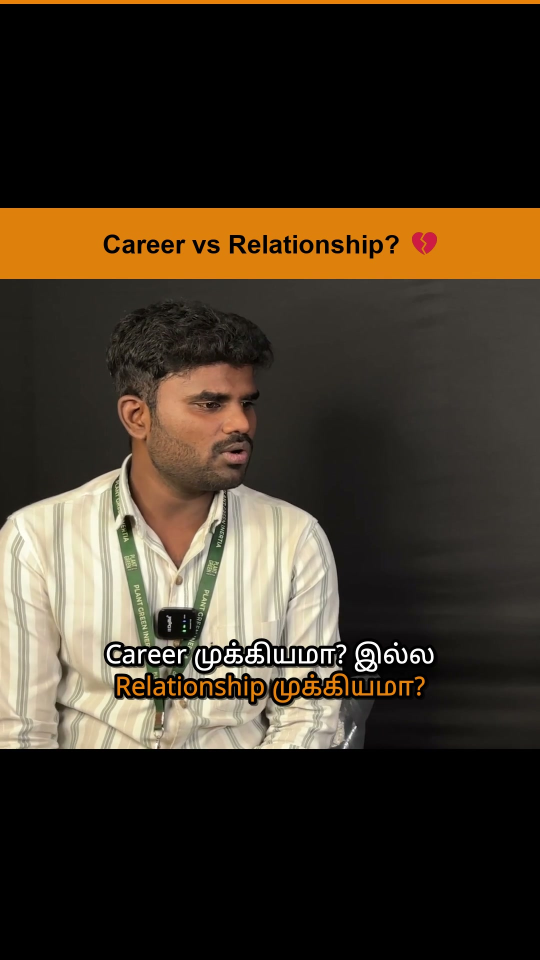
#> input picture EXPORT/frame_1_career_hook.jpg, 1080 x 1920 px, given in place of 202.MOV, which was not available (shown at 1/2 size)
$ python render_ref4_perfect.py
#> lines starting #> are read from the running program, lines starting #| are printed output that depends on the picture
#!/usr/bin/env python3
"""
render_ref4_perfect.py
Master rendering script for Reel 1 strictly conforming to Reference 4 Master Specification:
- 50/50 vertical split-screen with cinematic MCU framing: Host (Woman) top, Guest (Man) bottom.
- Alternating 16:9 letterboxed thematic B-rolls every 3–6s on pure black canvas.
- Center-seam highlight callout banners with white border lines, dark strip, white supporting text,
  and large golden-yellow Tamil script keywords shaped by HarfBuzz via libass.
- Animated YouTube subscribe card outro in the final 4.5s with speaker avatar and YouTube logo.
- Dialogue normalized to -14.0 LUFS over soft melodic strings/flute BGM (-23 dB). Zero watermarks.
"""

import os
import sys
import subprocess
from pathlib import Path
from PIL import Image, ImageFont, ImageDraw

WORKSPACE = Path("/Users/pgi/.gemini/antigravity/scratch/reel-editor")
RAW_VIDEO = Path("/Users/pgi/Downloads/reels editor/raw videos/202.MOV")
EXPORT_DIR = Path("/Users/pgi/Downloads/reels editor/export ")
FRAMES_DIR = EXPORT_DIR / "FRAMES"
ASSETS_DIR = WORKSPACE / "assets"
BROLLS_DIR = ASSETS_DIR / "brolls"

WIDTH = 1080
HEIGHT = 1920
TOTAL_DUR = 74.0

pro_dialogue = WORKSPACE / "reel1_pro_mastered_audio.wav"
bgm_music = ASSETS_DIR / "audio" / "ramayan_flute_bgm.mp3"

# 1. Cuts Schedule (Alternating Split-Screen & 16:9 B-Rolls)
# 202.MOV starts at 1988.0s
CUTS_SCHEDULE = [
    # 01. Split-Screen: Host asks opening question (0.0s - 4.5s, dur 4.5s)
    {"type": "split", "st": 0.0, "et": 4.5, "raw_ss": 1988.0},

    # 02. B-Roll 1: Temple / Heritage (4.5s - 8.5s, dur 4.0s)
    {"type": "broll", "st": 4.5, "et": 8.5, "file": BROLLS_DIR / "broll_temple.mp4", "broll_ss": 2.0},

    # 03. Split-Screen: Guest opens Hanuman Hook (8.5s - 13.0s, dur 4.5s)
    {"type": "split", "st": 8.5, "et": 13.0, "raw_ss": 1996.5},

    # 04. B-Roll 2: Hanuman Divine Power (13.0s - 16.5s, dur 3.5s)
    {"type": "broll", "st": 13.0, "et": 16.5, "file": BROLLS_DIR / "broll_hanuman_power.mp4", "broll_ss": 1.0},

    # 05. Split-Screen: Latent Potential & Mentor (16.5s - 21.0s, dur 4.5s)
    {"type": "split", "st": 16.5, "et": 21.0, "raw_ss": 2004.5},

    # 06. B-Roll 3: Golden Sunrise Awakening (21.0s - 24.5s, dur 3.5s)
    {"type": "broll", "st": 21.0, "et": 24.5, "file": BROLLS_DIR / "broll_golden_sunrise.mp4", "broll_ss": 3.0},

    # 07. Split-Screen: Unconditional Loyalty Principle (24.5s - 29.5s, dur 5.0s)
    {"type": "split", "st": 24.5, "et": 29.5, "raw_ss": 2012.5},

    # 08. B-Roll 4: Modern Office / Colleague Walkout (29.5s - 34.0s, dur 4.5s)
    {"type": "broll", "st": 29.5, "et": 34.0, "file": BROLLS_DIR / "broll_business.mp4", "broll_ss": 5.0},

    # 09. Split-Screen: 2 Years Work Left Without Word (34.0s - 39.0s, dur 5.0s)
    {"type": "split", "st": 34.0, "et": 39.0, "raw_ss": 2022.0},

    # 10. B-Roll 5: Walking with Purpose / Direction (39.0s - 43.5s, dur 4.5s)
    {"type": "broll", "st": 39.0, "et": 43.5, "file": BROLLS_DIR / "broll_purpose_direction.mp4", "broll_ss": 2.0},

    # 11. Split-Screen: Loyalty Stands By You (43.5s - 48.5s, dur 5.0s)
    {"type": "split", "st": 43.5, "et": 48.5, "raw_ss": 2031.5},

    # 12. B-Roll 6: Promenade Crowd / Modern Society (48.5s - 53.5s, dur 5.0s)
    {"type": "broll", "st": 48.5, "et": 53.5, "file": BROLLS_DIR / "broll_crowd_promenade.mp4", "broll_ss": 4.0},

    # 13. Split-Screen: Rare Quality / Lack of Loyalty (53.5s - 59.0s, dur 5.5s)
    {"type": "split", "st": 53.5, "et": 59.0, "raw_ss": 2041.5},

    # 14. B-Roll 7: Majestic Mountain Peaks (59.0s - 64.0s, dur 5.0s)
    {"type": "broll", "st": 59.0, "et": 64.0, "file": BROLLS_DIR / "broll_mountains.mp4", "broll_ss": 3.0},

    # 15. Split-Screen Climax: Final Lesson (64.0s - 69.5s, dur 5.5s)
    {"type": "split", "st": 64.0, "et": 69.5, "raw_ss": 2052.0},

    # 16. Outro Card: Centered White Channel Card & Subscribe Animation (69.5s - 74.0s, dur 4.5s)
    {"type": "outro", "st": 69.5, "et": 74.0}
]

# 2. Render Segments
SEGS_DIR = WORKSPACE / "ref4_perfect_segs"
SEGS_DIR.mkdir(parents=True, exist_ok=True)

# Tight cinematic MCU crop for Host (Woman on top) and Guest (Man on bottom)
# In 3840x2160 raw footage:
# Woman (Host): x0=2094, y0=680, w=1012, h=900 -> 1080x960
# Man (Guest): x0=494, y0=830, w=1012, h=900 -> 1080x960
vf_host = (
    "crop=1012:900:2094:680,scale=1080:960:flags=lanczos,"
    "eq=contrast=1.08:saturation=0.92:brightness=-0.01,"
    "colorbalance=rs=0.03:gs=0.01:bs=-0.03,setsar=1,fps=30"
)
vf_guest = (
    "crop=1012:900:494:830,scale=1080:960:flags=lanczos,"
    "eq=contrast=1.08:saturation=0.92:brightness=-0.01,"
    "colorbalance=rs=0.03:gs=0.01:bs=-0.03,setsar=1,fps=30"
)

seg_files = []
print("🎬 Generating Reference 4 perfect visual segments...")

# Pre-extract avatar for outro
avatar_png = WORKSPACE / "ref4_avatar.png"
if not avatar_png.exists():
    import cv2
    cap_av = cv2.VideoCapture(str(RAW_VIDEO))
    cap_av.set(cv2.CAP_PROP_POS_MSEC, 1995 * 1000)
    ret_av, frame_av = cap_av.read()
#> frame_av is the input picture: shape (1920, 1080, 3); mean B, G, R 37.9, 52.2, 63
    if ret_av:
        gx0, gy0, gw, gh = 850, 1000, 320, 320
        face_crop = frame_av[gy0:gy0+gh, gx0:gx0+gw]
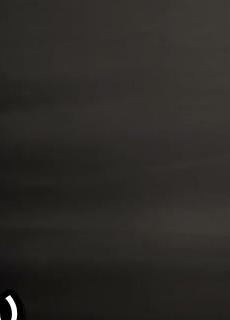
#> face_crop: shape (320, 230, 3); mean B, G, R 38.3, 42, 44.5
        face_rgb = cv2.cvtColor(face_crop, cv2.COLOR_BGR2RGB)
        im_face = Image.fromarray(face_rgb).resize((130, 130), Image.Resampling.LANCZOS)
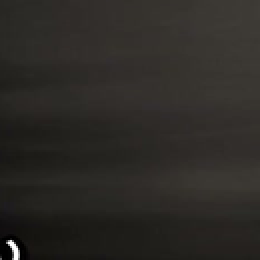
#> im_face: PIL image 130x130 RGB (shown 2 times larger); mean R, G, B 44.5, 42, 38.3
        mask = Image.new("L", (130, 130), 0)
#> mask: PIL image 130x130 L; every value is 0
        draw_mask = ImageDraw.Draw(mask)
        draw_mask.ellipse([(0, 0), (130, 130)], fill=255)
        im_round = Image.new("RGBA", (130, 130), (0, 0, 0, 0))
#> im_round: PIL image 130x130 RGBA; every value is 0
        im_round.paste(im_face, (0, 0), mask=mask)
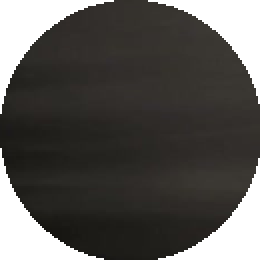
#> im_round: PIL image 130x130 RGBA (shown 2 times larger); mean R, G, B, A 35.6, 33.6, 30.6, 202.7; transparent parts drawn white
        im_round.save(str(avatar_png))
    cap_av.release()

for idx, item in enumerate(CUTS_SCHEDULE):
    seg_mp4 = SEGS_DIR / f"seg_{idx:02d}.mp4"
    dur = item["et"] - item["st"]

    if item["type"] == "split":
        raw_ss = item["raw_ss"]
        # Stack Woman top and Man bottom, with a clean 2px black seam line at Y=960
        fc = f"[0:v]{vf_host}[top];[0:v]{vf_guest}[bot];[top][bot]vstack=inputs=2,drawbox=x=0:y=959:w=1080:h=2:color=black:t=fill[v]"
        cmd = [
            "ffmpeg", "-y", "-ss", f"{raw_ss:.2f}", "-t", f"{dur:.2f}",
            "-i", str(RAW_VIDEO),
            "-filter_complex", fc, "-map", "[v]",
            "-c:v", "libx264", "-preset", "fast", "-crf", "18",
            "-pix_fmt", "yuv420p", "-color_primaries", "bt709", "-color_trc", "bt709", "-colorspace", "bt709",
            str(seg_mp4)
        ]
        subprocess.run(cmd, stdout=subprocess.DEVNULL, stderr=subprocess.DEVNULL, check=True)
#> (this line was passed over: subprocess is not available in this run)
#> (the run stopped early here; a loop or call above may not have finished)
